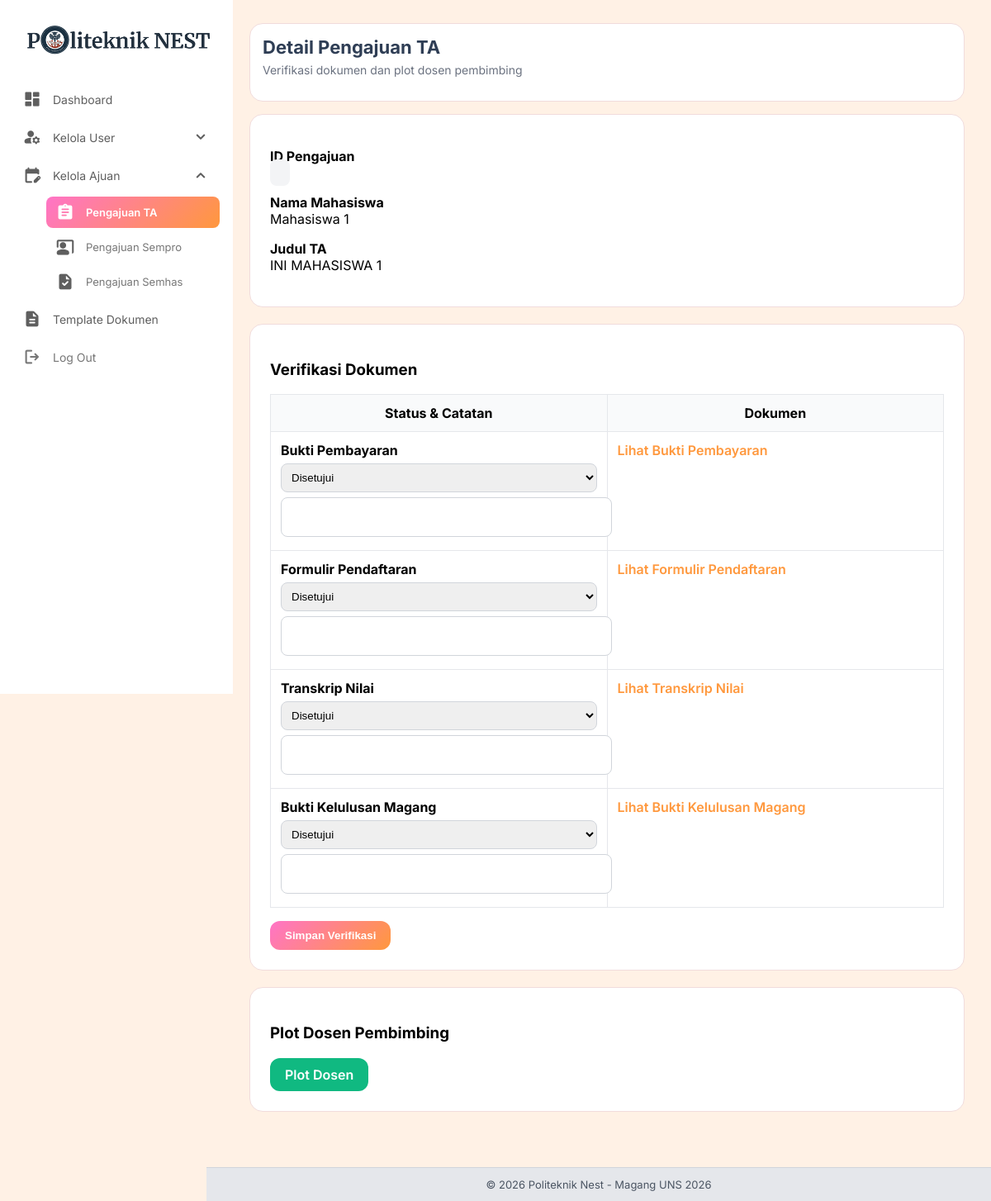
The app's page /admin/pengajuan/detail.php?id=5 (signed in) with its own data.
### tables this page shows
CREATE TABLE `pengajuan_ta` (
  `id` int NOT NULL,
  `mahasiswa_id` int NOT NULL,
  `judul_ta` varchar(255) NOT NULL,
  `bukti_pembayaran` varchar(255) DEFAULT NULL,
  `formulir_pendaftaran` varchar(255) DEFAULT NULL,
  `transkrip_nilai` varchar(255) DEFAULT NULL,
  `bukti_magang` varchar(255) DEFAULT NULL,
  `status` enum('proses','revisi','ditolak','disetujui') DEFAULT 'proses',
  `catatan_admin` text,
  `created_at` timestamp NULL DEFAULT CURRENT_TIMESTAMP,
  `status_bukti_pembayaran` enum('proses','revisi','ditolak','disetujui') DEFAULT 'proses',
  `catatan_bukti_pembayaran` text,
  `status_formulir_pendaftaran` enum('proses','revisi','ditolak','disetujui') DEFAULT 'proses',
  `catatan_formulir_pendaftaran` text,
  `status_transkrip_nilai` enum('proses','revisi','ditolak','disetujui') DEFAULT 'proses',
  `catatan_transkrip_nilai` text,
  `status_bukti_magang` enum('proses','revisi','ditolak','disetujui') DEFAULT 'proses',
  `catatan_bukti_magang` text
);

CREATE TABLE `mahasiswa` (
  `id` int NOT NULL,
  `nim` varchar(20) NOT NULL,
  `username` varchar(50) NOT NULL,
  `password` varchar(255) NOT NULL,
  `nama` varchar(100) NOT NULL,
  `email` varchar(100) DEFAULT NULL,
  `prodi` varchar(50) DEFAULT NULL,
  `kelas` varchar(20) DEFAULT NULL,
  `nomor_telepon` varchar(25) NOT NULL,
  `created_at` timestamp NULL DEFAULT CURRENT_TIMESTAMP
);

### config/base_url.php (called while the page is built, shortened)
<?php
function base_url($path = '')
{
    return BASE_URL . '/' . ltrim($path, '/');
}

### admin/pengajuan/detail.php (the view, shortened to what this page needs)
<?php
require "../../config/connection.php";
require_once $_SERVER['DOCUMENT_ROOT'] . '/coba/config/base_url.php';
$id = $_GET['id'] ?? null;
$stmt = $pdo->prepare("
    SELECT p.*, m.nama
    FROM pengajuan_ta p
    JOIN mahasiswa m ON p.mahasiswa_id = m.id
    WHERE p.id=?
");
$stmt->execute([$id]);
$data = $stmt->fetch(PDO::FETCH_ASSOC);
$files = [
    'bukti_pembayaran'=>'Bukti Pembayaran',
    'formulir_pendaftaran'=>'Formulir Pendaftaran',
    'transkrip_nilai'=>'Transkrip Nilai',
    'bukti_magang'=>'Bukti Kelulusan Magang'
];
$all_approved = (
    ($data['status_bukti_pembayaran']??'')==='disetujui' &&
    ($data['status_formulir_pendaftaran']??'')==='disetujui' &&
    ($data['status_transkrip_nilai']??'')==='disetujui' &&
    ($data['status_bukti_magang']??'')==='disetujui'
);
?>
<!DOCTYPE html>
<html lang="id">
<head>
</head>
<body>
<?php include "../sidebar.php"; ?>
<div class="main-content">
    <div class="dashboard-header">
        <h1>Detail Pengajuan TA</h1>
        <p>Verifikasi dokumen dan plot dosen pembimbing</p>
    </div>
    <div class="card">
        <p>
            <b>ID Pengajuan</b><br>
            <span style="background:#f3f4f6;padding:6px 12px;border-radius:8px;font-weight:bold;">
            </span>
        </p>
        <p><b>Nama Mahasiswa</b><br><?= htmlspecialchars($data['nama']) ?></p>
        <p><b>Judul TA</b><br><?= htmlspecialchars($data['judul_ta']) ?></p>
    </div>
    <div class="card">
        <h3>Verifikasi Dokumen</h3>
        <form method="POST" action="verifikasi_perfile.php">
            <table>
                <tr>
                    <th>Status & Catatan</th>
                    <th>Dokumen</th>
                </tr>
                <?php foreach($files as $field=>$label):
                    $sf="status_$field";
                    $cf="catatan_$field";
                ?>
                <tr>
                    <td>
                        <b><?= $label ?></b>
                        <select name="status[<?= $field ?>]">
                            <?php foreach(['proses','revisi','ditolak','disetujui'] as $s): ?>
                                <option value="<?= $s ?>" <?= ($data[$sf]??'')==$s?'selected':'' ?>>
                                    <?= ucfirst($s) ?>
                                </option>
                            <?php endforeach; ?>
                        </select>
                        <textarea name="catatan[<?= $field ?>]"><?= htmlspecialchars($data[$cf]??'') ?></textarea>
                    </td>
                    <td>
                        <a class="file-link" target="_blank"
                           href="<?= base_url('uploads/ta/'.$data[$field]) ?>">
                            Lihat <?= $label ?>
                        </a>
                    </td>
                </tr>
                <?php endforeach; ?>
            </table>
            <button type="submit">Simpan Verifikasi</button>
        </form>
    </div>
    <div class="card">
        <h3>Plot Dosen Pembimbing</h3>
        <?php if($all_approved): ?>
            <a class="btn-plot enabled"
               href="plot_dosbing.php?id=<?= $data['id'] ?>">
                Plot Dosen
            </a>
        <?php else: ?>
            <span class="btn-plot disabled">
                Semua dokumen harus disetujui
            </span>
        <?php endif; ?>
    </div>
</div>
</body>
</html>

### admin/pengajuan/detail.php (style rules this page uses)
.card { background:#fff; padding:24px; border-radius:16px; border:1px solid #f1dcdc; margin-bottom:20px; }
table { width:100%; border-collapse:collapse; }
th, td { padding:12px; border:1px solid #e5e7eb; vertical-align:top; }
th { background:#f9fafb; width:240px; }
select, textarea { width:100%; padding:8px; border-radius:8px; border:1px solid #d1d5db; margin-top:6px; }
textarea { resize:none; }
.file-link { color:#FF983D; font-weight:600; text-decoration:none; }
button { margin-top:16px; padding:10px 18px; border:none; border-radius:12px; background:linear-gradient(135deg,#FF74C7,#FF983D); color:#fff; font-weight:600; cursor:pointer; }
.btn-plot { display:inline-block; padding:10px 18px; border-radius:12px; font-weight:600; text-decoration:none; }
.btn-plot.enabled { background:#10b981; color:#fff; }

### admin/sidebar.php (style rules this page uses)
:root { --pink: #FF74C7; --orange: #FF983D; --gradient: linear-gradient(135deg, #FF74C7, #FF983D); }
body { background-color: #FFF1E5; font-family: 'Inter', sans-serif !important; margin: 0; }
.main-content { margin-left: 270px; padding: 28px 32px; margin-bottom: 60px; }
.dashboard-header { background: #ffffff; border-radius: 16px; padding: 15px; margin-bottom: 15px; border: 1px solid #f1dcdc; }
.dashboard-header h1 { margin: 0; font-size: 22px; font-weight: 700; color: #2f3e55; }
.dashboard-header p { margin-top: 6px; font-size: 14px; color: #6b7280; }

### admin/footer.php (style rules this page uses)
:root { --pink: #FF74C7; --orange: #FF983D; --gradient: linear-gradient(135deg, #FF74C7, #FF983D); }

### records on screen
pengajuan_ta: mahasiswa.nama "Mahasiswa 1", judul_ta "INI MAHASISWA 1", status_bukti_pembayaran "Disetujui", status_formulir_pendaftaran "Disetujui", status_transkrip_nilai "Disetujui", status_bukti_magang "Disetujui"

### other values on screen
$label "Bukti Pembayaran"
$label "Formulir Pendaftaran"
$label "Transkrip Nilai"
$label "Bukti Kelulusan Magang"
